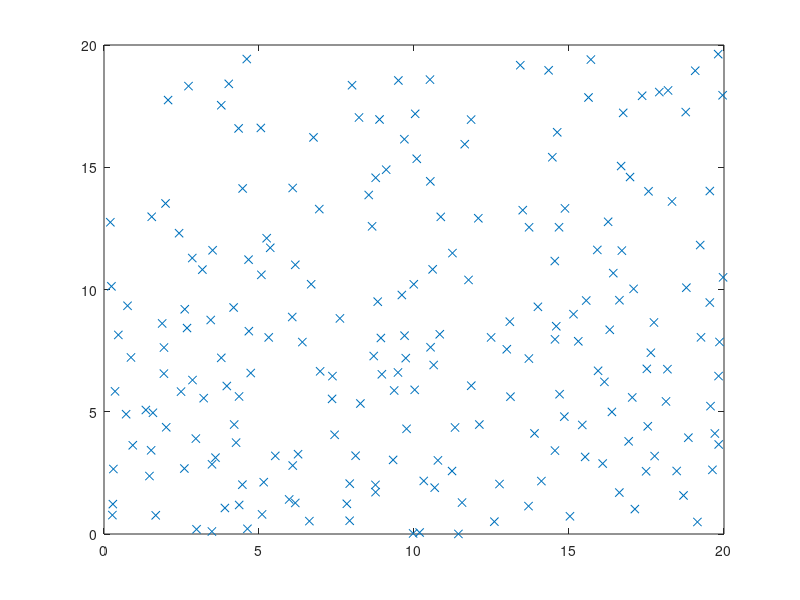

The MATLAB script that drew this image:
file = fopen('map.txt', 'r');

n = fscanf(file, '%d%d%d', 3);
n
x = zeros(1, n(3));
y = zeros(1, n(3));
for i = 1:n(3)
    tmp = fscanf(file, '%f%f', 2);
    x(i) = tmp(1);
    y(i) = tmp(2);
    tmp;
end

plot(x, y, 'x');